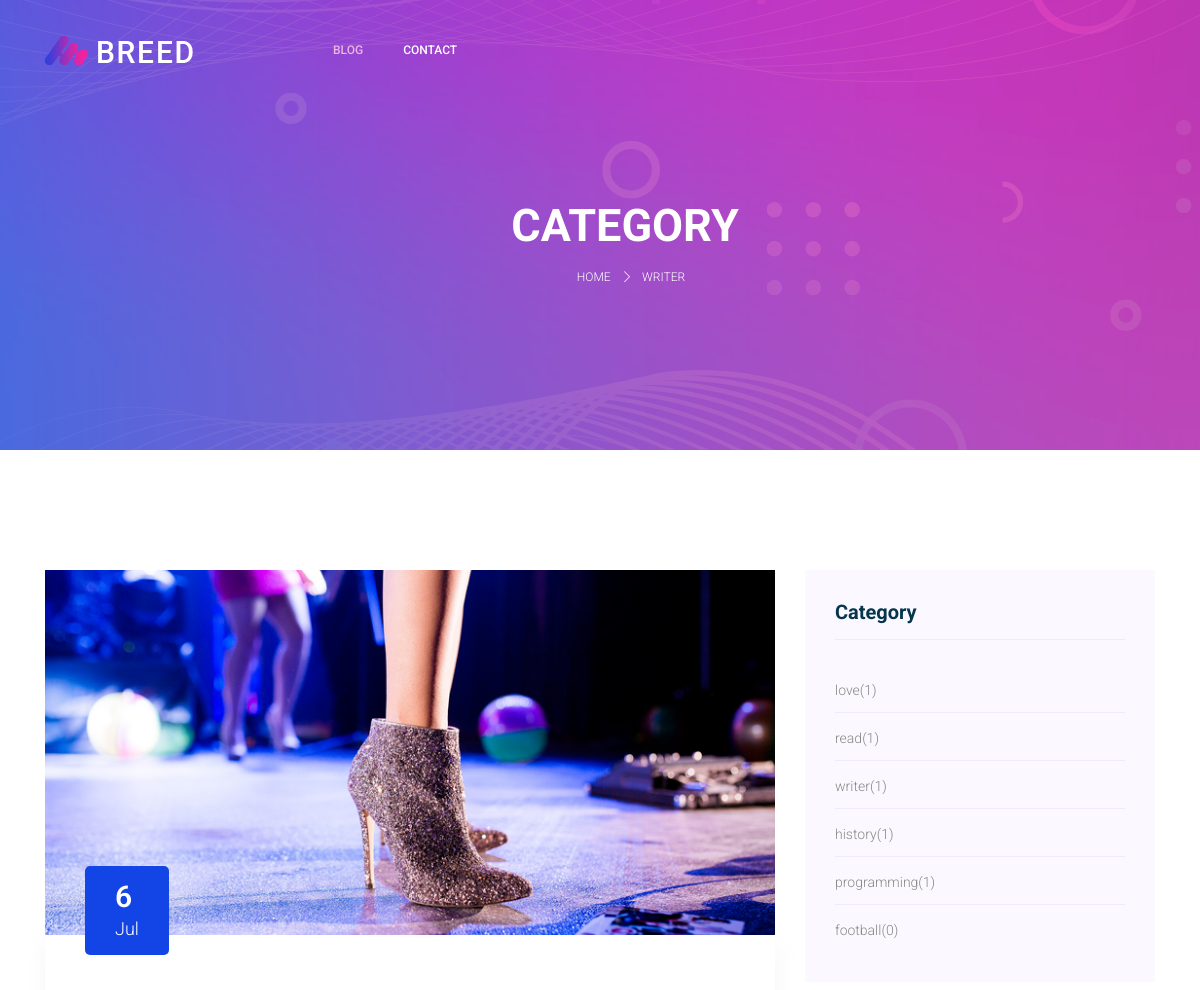
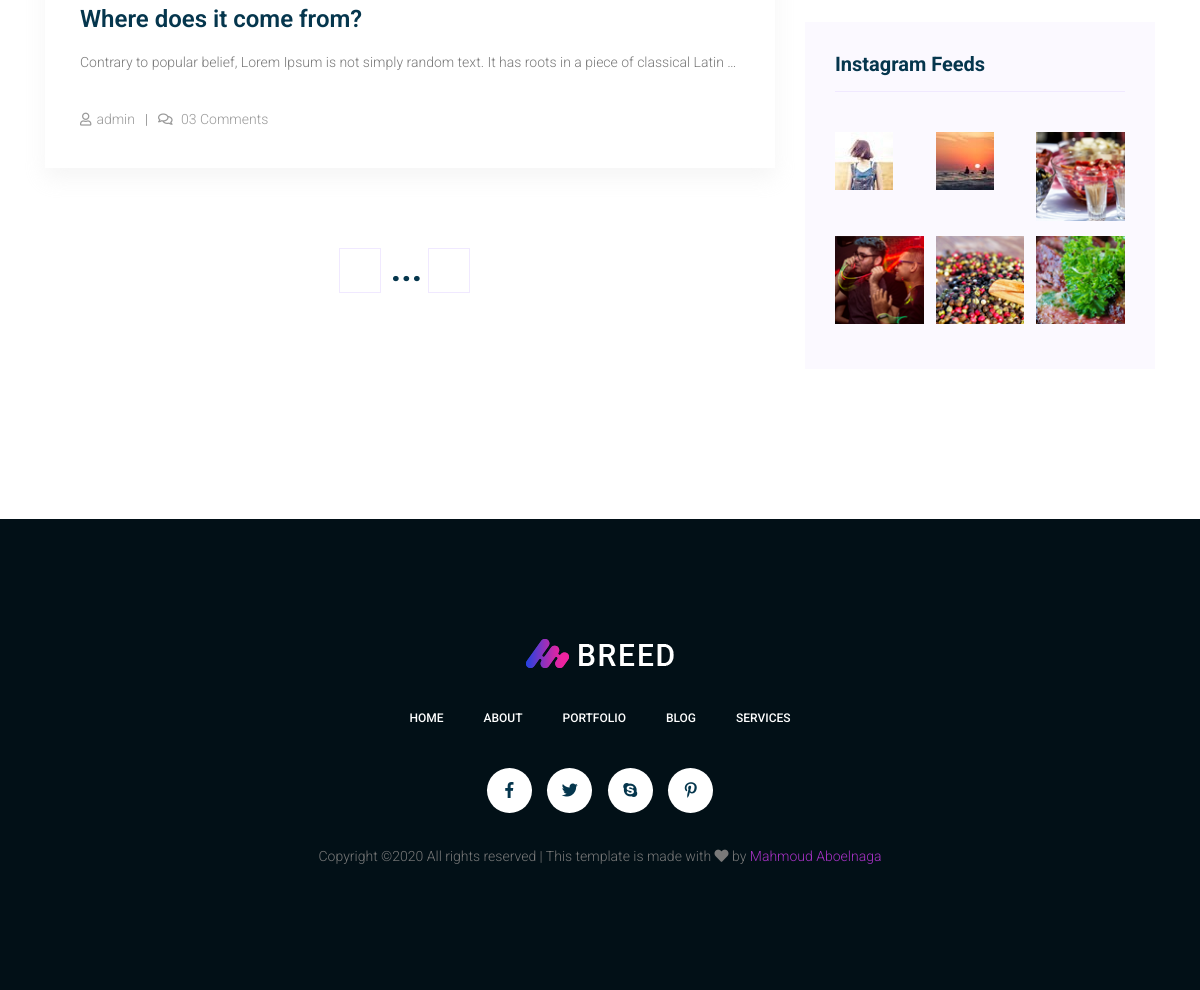
/category/writer/, run on the app's committed database (2 pictures, top to bottom).
### blog_app/models.py (models this page shows, shortened)
class Category(models.Model):
    title = models.CharField(max_length=100)
    slug  = models.SlugField(blank=True, null=True)
    def get_absolute_url(self):
        return reverse('category_detail', args=[self.slug])

class Post(models.Model):
    STATUS_CHOICES = (
        ('draft','Draft'),
        ('published','Published'),
    )
    category  = models.ForeignKey('Category',related_name='blog_posts1', on_delete=models.CASCADE)
    author    = models.ForeignKey(User, related_name='blog_posts2',on_delete=models.CASCADE)
    image     = models.ImageField(upload_to='post_img/')
    title     = models.CharField(max_length=250)
    slug      = models.SlugField(blank=True, null=True)
    body      = models.TextField()
    publish   = models.DateTimeField(default=timezone.now)
    created   = models.DateTimeField(auto_now_add=True)
    updated   = models.DateTimeField(auto_now=True)
    status    = models.CharField(max_length=10,choices=STATUS_CHOICES,default='draft')
    objects   = models.Manager()
    published = PostManager()
    tags      = TaggableManager()
    class Meta:
        ordering = ('-created',)
    def get_absolute_url(self):
        return reverse('post-detail', args=[self.publish.year,
            self.publish.month,
            self.publish.day,
            self.slug
        ])

class InstgramFeeds(models.Model):
    img = models.ImageField(upload_to='instagram-feeds/')
    url = models.URLField()
    created = models.DateTimeField(auto_now_add=True)
    class Meta:
        ordering = ('-created',)

### blog_app/views.py (the view)
# urls.py: path('category/<slug:slug>/', views.category_detail , name='category_detail'),
def category_detail(request,slug):
    category_list = Category.objects.get(slug=slug)
    insta = InstgramFeeds.objects.all()[:6]
    category = Category.objects.all()
    context = {
        'category':category,
        'insta':insta,
        'category_list':category_list,
    }
    return render(request,'category.html',context)

### blog_app/templates/category.html
{% extends 'base.html' %}
{% load static %}
{% block our1 %}
  category
{% endblock our1 %}
{% block our2 %}
  {{category_list.title}}
{% endblock our2 %}
{% block content %}
  <section class="blog_area section-margin">
      <div class="container">
          <div class="row">
              <div class="col-lg-8 mb-5 mb-lg-0">
                  <div class="blog_left_sidebar">
                    {% for post in category_list.blog_posts1.all %}
                      <article class="blog_item">
                        <div class="blog_item_img">
                        {% if post.image %}
                          <img class="card-img rounded-0" style="max-width:100%" src="{{post.image.url}}" alt="hgftycghvhvhjbh">
                        {% endif %}
                          <div class="blog_item_date">
                            <h3>{{ post.created.day }}</h3>
                            <p>{{ post.created|date:"M" }}</p>
                          </div>
                        </div>
                        <div class="blog_details">
                            <a class="d-inline-block" href="{{ post.get_absolute_url }}">
                                <h2>{{post.title}}</h2>
                            </a>
                            <p>{{post.body|truncatewords:20}}</p>
                            <ul class="blog-info-link">
                              <li><a href="#"><i class="far fa-user"></i>{{post.author}}</a></li>
                              <li><a href="#"><i class="far fa-comments"></i> 03 Comments</a></li>
                            </ul>
                        </div>
                      </article>
                    {% endfor %}
                        {% include "pagination.html" with page=page_obj %}
                  </div>
              </div>
              <div class="col-lg-4">
                  <div class="blog_right_sidebar">
                      <aside class="single_sidebar_widget post_category_widget">
                        <h4 class="widget_title">Category</h4>
                        <ul class="list cat-list">
                          {% for c in category %}
                          <li>
                              <a href="{{c.get_absolute_url}}" class="d-flex">
                                  <p>{{c.title}}</p>
                                  <p>({{c.blog_posts1.count}})</p>
                              </a>
                          </li>
                          {% endfor %}
                        </ul>
                      </aside>
                      <aside class="single_sidebar_widget instagram_feeds">
                        <h4 class="widget_title">Instagram Feeds</h4>
                        <ul class="instagram_row flex-wrap">
                          {% for i in insta %}
                            <li>
                                <a href="{{i.url}}" target="_blank">
                                  {% if i.img %}
                                    <img class="img-fluid" src="{{i.img.url}}" alt="">
                                  {% endif %}
                                </a>
                            </li>
                            {% endfor %}
                        </ul>
                      </aside>
                  </div>
              </div>
          </div>
      </div>
  </section>
  {% endblock content %}

### static/css/style.css (style rules this page uses)
body { font-size:14px;line-height:27px;font-weight:300;font-family:"Roboto",sans-serif;color:#797979 }
h1,h2,h3,h4,h5,h6 { font-family:"Roboto",sans-serif;font-weight:700;color:#05364d }
.section-margin { margin:50px 0 }
@media (min-width: 600px) { .section-margin { margin:80px 0 } }
@media (min-width: 1200px) { .section-margin { margin:120px 0 } }
ul { list-style-type:none;margin:0;padding:0 }
.list { list-style:none;margin:0px;padding:0px }
a { text-decoration:none;transition:all 0.3s ease-in-out }
.blog_item { margin-bottom:50px }
.blog_details { padding:30px 0 20px 10px;box-shadow:0px 10px 20px 0px rgba(221,221,221,0.3) }
@media (min-width: 768px) { .blog_details { padding:60px 30px 35px 35px } }
.blog_details p { margin-bottom:30px }
.blog_details h2 { font-size:18px;font-weight:600;margin-bottom:8px }
@media (min-width: 768px) { .blog_details h2 { font-size:24px;margin-bottom:15px } }
.blog-info-link li { float:left;font-size:14px }
.blog-info-link li a { color:#999999 }
.blog-info-link li i,.blog-info-link li span { font-size:13px;margin-right:5px }
.blog-info-link li::after { content:"|";padding-left:10px;padding-right:10px }
.blog-info-link li:last-child::after { display:none }
.blog-info-link::after { content:"";display:block;clear:both;display:table }
.blog_item_img { position:relative }
.blog_item_img .blog_item_date { position:absolute;bottom:-10px;left:10px;display:block;color:#fff;background:#1345e6;padding:8px 15px;border-radius:5px }
@media (min-width: 768px) { .blog_item_img .blog_item_date { bottom:-20px;left:40px;padding:13px 30px } }
.blog_item_img .blog_item_date h3 { font-size:22px;font-weight:600;color:#fff;margin-bottom:0;line-height:1.2 }
@media (min-width: 768px) { .blog_item_img .blog_item_date h3 { font-size:30px } }
.blog_item_img .blog_item_date p { margin-bottom:0 }
@media (min-width: 768px) { .blog_item_img .blog_item_date p { font-size:18px } }
.blog_right_sidebar .widget_title { font-size:20px;margin-bottom:40px }
.blog_right_sidebar .widget_title::after { content:"";display:block;padding-top:15px;border-bottom:1px solid #f0e9ff }
.blog_right_sidebar .single_sidebar_widget { background:#fbf9ff;padding:30px;margin-bottom:30px }
.blog_right_sidebar .post_category_widget .cat-list li { border-bottom:1px solid #f0e9ff;transition:all 0.3s ease 0s;padding-bottom:12px }
.blog_right_sidebar .post_category_widget .cat-list li:last-child { border-bottom:0 }
.blog_right_sidebar .post_category_widget .cat-list li a { font-size:14px;line-height:20px;color:#888888 }
.blog_right_sidebar .post_category_widget .cat-list li a p { margin-bottom:0px }
.blog_right_sidebar .post_category_widget .cat-list li+li { padding-top:15px }
.blog_right_sidebar .instagram_feeds .instagram_row { display:flex;margin-right:-6px;margin-left:-6px }
.blog_right_sidebar .instagram_feeds .instagram_row li { width:33.33%;float:left;padding-right:6px;padding-left:6px;margin-bottom:15px }
h2 { font-size:30px }
h3 { font-size:24px }
h4 { font-size:18px }

### data on the page
Category: title "WRITER", title "writer", blog_posts1.count "1"
Post: image (picture), created.day "6", created "Jul", title "Where does it come from?", body "Contrary to popular belief, Lorem Ipsum is not simply random text. It has roots in a piece of classical Latin …", author "admin"
Category: title "love", blog_posts1.count "1"
Category: title "read", blog_posts1.count "1"
Category: title "history", blog_posts1.count "1"
Category: title "programming", blog_posts1.count "1"
Category: title "football", blog_posts1.count "0"
InstgramFeeds: img (picture)
InstgramFeeds: img (picture)
InstgramFeeds: img (picture)
InstgramFeeds: img (picture)
InstgramFeeds: img (picture)
InstgramFeeds: img (picture)
